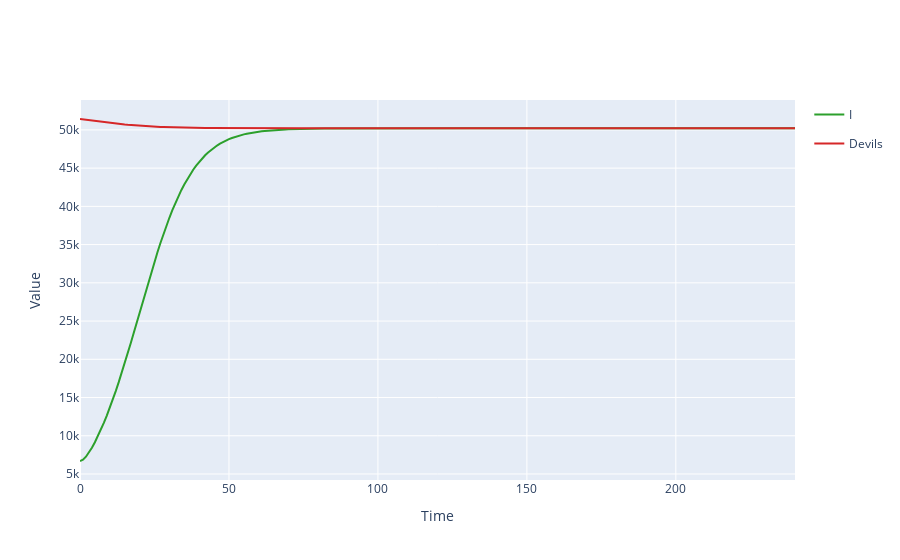

Notebook code for this chart:
### Code cell
results = model.run(solver=ODESolver)
results.plotplotly(included_species_list=['Devils', 'I'])

### Figure 1 — Plotly figure (JSON) as saved in the notebook; plotly's stock layout.template omitted (floating-point values rounded to 4 significant figures; data arrays with more than 128 entries replaced by an {"elided": "..."} marker saying what was removed)
{"data": [{"legendgroup": "I", "line": {"color": "#2ca02c"}, "mode": "lines", "name": "I", "type": "scatter", "x": {"elided": "241 int values"}, "y": {"elided": "241 float values"}}, {"legendgroup": "Devils", "line": {"color": "#d62728"}, "mode": "lines", "name": "Devils", "type": "scatter", "x": {"elided": "241 int values"}, "y": {"elided": "241 float values"}}], "layout": {"showlegend": true, "title": {"text": ""}, "xaxis": {"title": {"text": "Time"}}, "yaxis": {"title": {"text": "Value"}}}}
